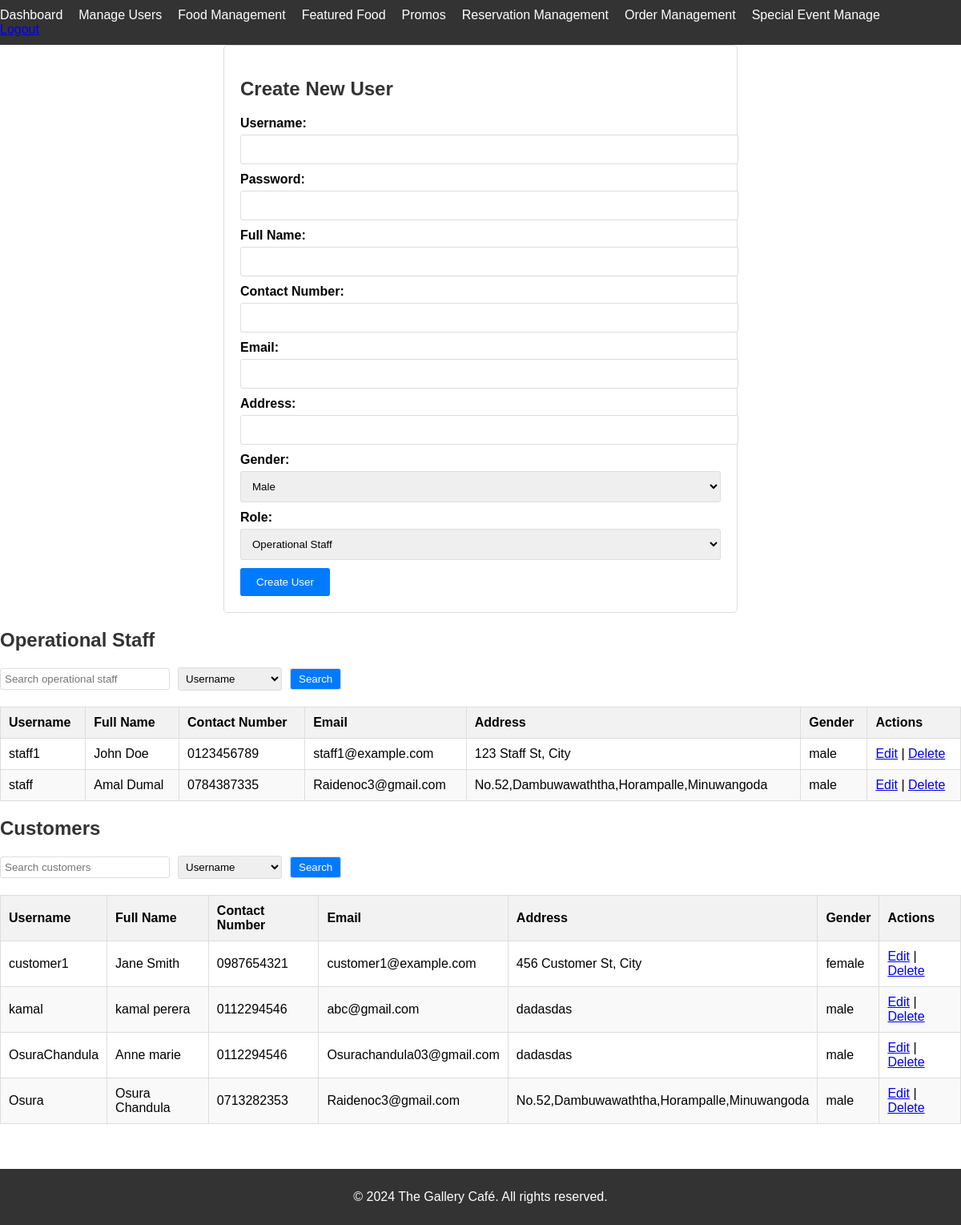
/Admin/manage_users.php (signed in), run on the app's committed database.
### tables this page shows
CREATE TABLE `operational_staff` (
  `id` int(11) NOT NULL,
  `username` varchar(255) NOT NULL,
  `password` varchar(255) NOT NULL,
  `full_name` varchar(255) NOT NULL,
  `contact_number` varchar(20) NOT NULL,
  `email` varchar(255) NOT NULL,
  `address` text NOT NULL,
  `gender` varchar(10) NOT NULL
);

CREATE TABLE `customers` (
  `id` int(11) NOT NULL,
  `username` varchar(255) NOT NULL,
  `password` varchar(255) NOT NULL,
  `full_name` varchar(255) NOT NULL,
  `contact_number` varchar(20) NOT NULL,
  `email` varchar(255) NOT NULL,
  `address` text NOT NULL,
  `gender` varchar(10) NOT NULL
);

### Admin/manage_users.php (the view, shortened to what this page needs)
<?php include('../partials/menu.php'); ?>
<?php
include('db_connect.php');
$staff_search_query = "";
$staff_search_filter = "username";
$staff_sql = "SELECT * FROM operational_staff";
$staff_result = $conn->query($staff_sql);
$customer_search_query = "";
$customer_search_filter = "username";
$customer_sql = "SELECT * FROM customers";
$customer_result = $conn->query($customer_sql);
?>
<!DOCTYPE html>
<html lang="en">
<head>
</head>
<body>
<div class="form-container">
    <h2>Create New User</h2>
    <form action="manage_users.php" method="POST">
        <label for="username">Username:</label>
        <input type="text" id="username" name="username" required>
        <label for="password">Password:</label>
        <input type="password" id="password" name="password" required>
        <label for="full_name">Full Name:</label>
        <input type="text" id="full_name" name="full_name" required>
        <label for="contact_number">Contact Number:</label>
        <input type="text" id="contact_number" name="contact_number" required>
        <label for="email">Email:</label>
        <input type="email" id="email" name="email" required>
        <label for="address">Address:</label>
        <input type="text" id="address" name="address" required>
        <label for="gender">Gender:</label>
        <select id="gender" name="gender" required>
            <option value="male">Male</option>
        </select>
        <label for="role">Role:</label>
        <select id="role" name="role" required>
            <option value="operational">Operational Staff</option>
        </select>
        <button type="submit" name="create_user">Create User</button>
    </form>
</div>
<h2>Operational Staff</h2>
<form class="search-form" method="POST" action="manage_users.php">
    <input type="text" name="staff_search_query" placeholder="Search operational staff" value="<?php echo htmlspecialchars($staff_search_query); ?>">
    <select name="staff_search_filter">
        <option value="username" <?php if ($staff_search_filter == 'username') echo 'selected'; ?>>Username</option>
    </select>
    <button type="submit" name="staff_search">Search</button>
</form>
<?php
if ($staff_result) {
    if ($staff_result->num_rows > 0) {
        echo '<table>';
        echo '<thead><tr><th>Username</th><th>Full Name</th><th>Contact Number</th><th>Email</th><th>Address</th><th>Gender</th><th>Actions</th></tr></thead>';
        echo '<tbody>';
        while ($row = $staff_result->fetch_assoc()) {
            echo '<tr>';
            echo '<td>' . htmlspecialchars($row['username']) . '</td>';
            echo '<td>' . htmlspecialchars($row['full_name']) . '</td>';
            echo '<td>' . htmlspecialchars($row['contact_number']) . '</td>';
            echo '<td>' . htmlspecialchars($row['email']) . '</td>';
            echo '<td>' . htmlspecialchars($row['address']) . '</td>';
            echo '<td>' . htmlspecialchars($row['gender']) . '</td>';
            echo '<td><a href="edit_user.php?id=' . $row['id'] . '&role=operational">Edit</a> | <a href="delete_user.php?id=' . $row['id'] . '&role=operational" onclick="return confirm(\'Are you sure?\')">Delete</a></td>';
            echo '</tr>';
        }
        echo '</tbody>';
        echo '</table>';
    } else {
        echo '<p>No operational staff found.</p>';
    }
} else {
    echo '<p class="error">Error executing query: ' . $conn->error . '</p>';
}
?>
<h2>Customers</h2>
<form class="search-form" method="POST" action="manage_users.php">
    <input type="text" name="customer_search_query" placeholder="Search customers" value="<?php echo htmlspecialchars($customer_search_query); ?>">
    <select name="customer_search_filter">
        <option value="username" <?php if ($customer_search_filter == 'username') echo 'selected'; ?>>Username</option>
    </select>
    <button type="submit" name="customer_search">Search</button>
</form>
<?php
if ($customer_result) {
    if ($customer_result->num_rows > 0) {
        echo '<table>';
        echo '<thead><tr><th>Username</th><th>Full Name</th><th>Contact Number</th><th>Email</th><th>Address</th><th>Gender</th><th>Actions</th></tr></thead>';
        echo '<tbody>';
        while ($row = $customer_result->fetch_assoc()) {
            echo '<tr>';
            echo '<td>' . htmlspecialchars($row['username']) . '</td>';
            echo '<td>' . htmlspecialchars($row['full_name']) . '</td>';
            echo '<td>' . htmlspecialchars($row['contact_number']) . '</td>';
            echo '<td>' . htmlspecialchars($row['email']) . '</td>';
            echo '<td>' . htmlspecialchars($row['address']) . '</td>';
            echo '<td>' . htmlspecialchars($row['gender']) . '</td>';
            echo '<td><a href="edit_user.php?id=' . $row['id'] . '&role=customer">Edit</a> | <a href="delete_user.php?id=' . $row['id'] . '&role=customer" onclick="return confirm(\'Are you sure?\')">Delete</a></td>';
            echo '</tr>';
        }
        echo '</tbody>';
        echo '</table>';
    } else {
        echo '<p>No customers found.</p>';
    }
} else {
    echo '<p class="error">Error executing query: ' . $conn->error . '</p>';
}
?>
<?php include('../partials/footer.php'); ?>

### partials/menu.php (shortened to what this page needs)
<!DOCTYPE html>
<html lang="en">
<head>
    <link rel="stylesheet" href="styles.css">
</head>
<body>
    <header>
        <nav class="navbar">
            <ul>
                <li><a href="dashboard.php">Dashboard</a></li>
                <li><a href="manage_users.php">Manage Users</a></li>
                <li><a href="admin_dashboard.php">Food Management</a></li>
                <li><a href="featured_menu.php">Featured Food</a></li>
                <li><a href="promotions.php">Promos</a></li>
                <li><a href="reservation_management.php">Reservation Management</a></li>
                <li><a href="order_management.php">Order Management</a></li>
                <li><a href="manage_special_events.php">Special Event Manage</a></li>
            </ul>
                <a class="logout" href="logout.php">Logout</a>
        </nav>
    </header>

### partials/footer.php
<br/><br/>
    <footer>
        <p>&copy; 2024 The Gallery Café. All rights reserved.</p>
    </footer>
</body>
</html>

### Admin/styles.css (style rules this page uses)
body { font-family: Arial, sans-serif; margin: 0; padding: 0; }
header { background-color: #333; color: #fff; padding: 10px 0; }
nav ul { list-style: none; margin: 0; padding: 0; display: flex; }
nav ul li { margin-right: 20px; }
nav ul li a { color: #fff; text-decoration: none; }
footer { background-color: #333; color: #fff; text-align: center; padding: 10px 0; width: 100%; bottom: 0; }

### Admin/manage_users.php (style rules this page uses)
body { font-family: Arial, sans-serif; }
h2 { color: #333; }
table { width: 100%; border-collapse: collapse; margin-bottom: 20px; }
table, th, td { border: 1px solid #ddd; }
th, td { padding: 10px; text-align: left; }
th { background-color: #f2f2f2; }
tr:nth-child(even) { background-color: #f9f9f9; }
.search-form { margin-bottom: 20px; display: flex; align-items: center; }
.search-form input[type="text"] { padding: 5px; width: 200px; border: 1px solid #ddd; border-radius: 3px; }
.search-form select { padding: 5px; border: 1px solid #ddd; border-radius: 3px; margin-left: 10px; }
.search-form button { padding: 5px 10px; border: 1px solid #ddd; border-radius: 3px; background-color: #007bff; color: white; cursor: pointer; margin-left: 10px; }
.form-container { background-color: white; padding: 20px; border: 1px solid #ddd; border-radius: 5px; max-width: 600px; margin: 0 auto; }
.form-container label { display: block; margin-bottom: 5px; font-weight: bold; }
.form-container input, .form-container select { width: 100%; padding: 10px; margin-bottom: 10px; border: 1px solid #ddd; border-radius: 3px; }
.form-container button { padding: 10px 20px; background-color: #007bff; color: white; border: none; border-radius: 3px; cursor: pointer; }

### data on the page
operational_staff: username "staff1", full_name "John Doe", contact_number "0123456789", email "staff1@example.com", address "123 Staff St, City", gender "male"
operational_staff: username "staff", full_name "Amal Dumal", contact_number "0784387335", email "Raidenoc3@gmail.com", address "No.52,Dambuwawaththa,Horampalle,Minuwangoda", gender "male"
customers: username "customer1", full_name "Jane Smith", contact_number "0987654321", email "customer1@example.com", address "456 Customer St, City", gender "female"
customers: username "kamal", full_name "kamal perera", contact_number "0112294546", email "abc@gmail.com", address "dadasdas", gender "male"
customers: username "OsuraChandula", full_name "Anne marie", contact_number "0112294546", email "Osurachandula03@gmail.com", address "dadasdas", gender "male"
customers: username "Osura", full_name "Osura Chandula", contact_number "0713282353", email "Raidenoc3@gmail.com", address "No.52,Dambuwawaththa,Horampalle,Minuwangoda", gender "male"
